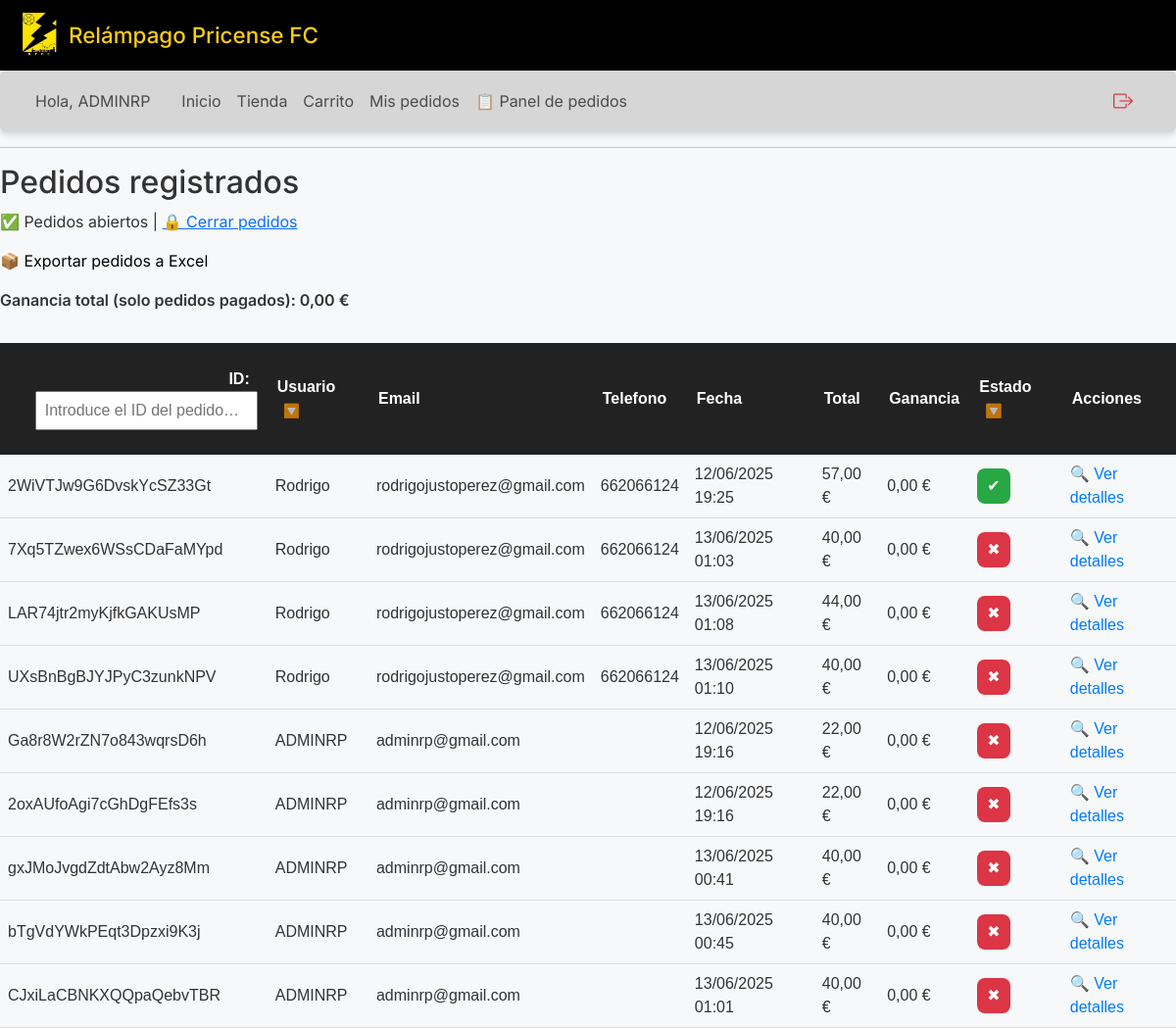
The app's page /panel/pedidos/ (signed in), older data.
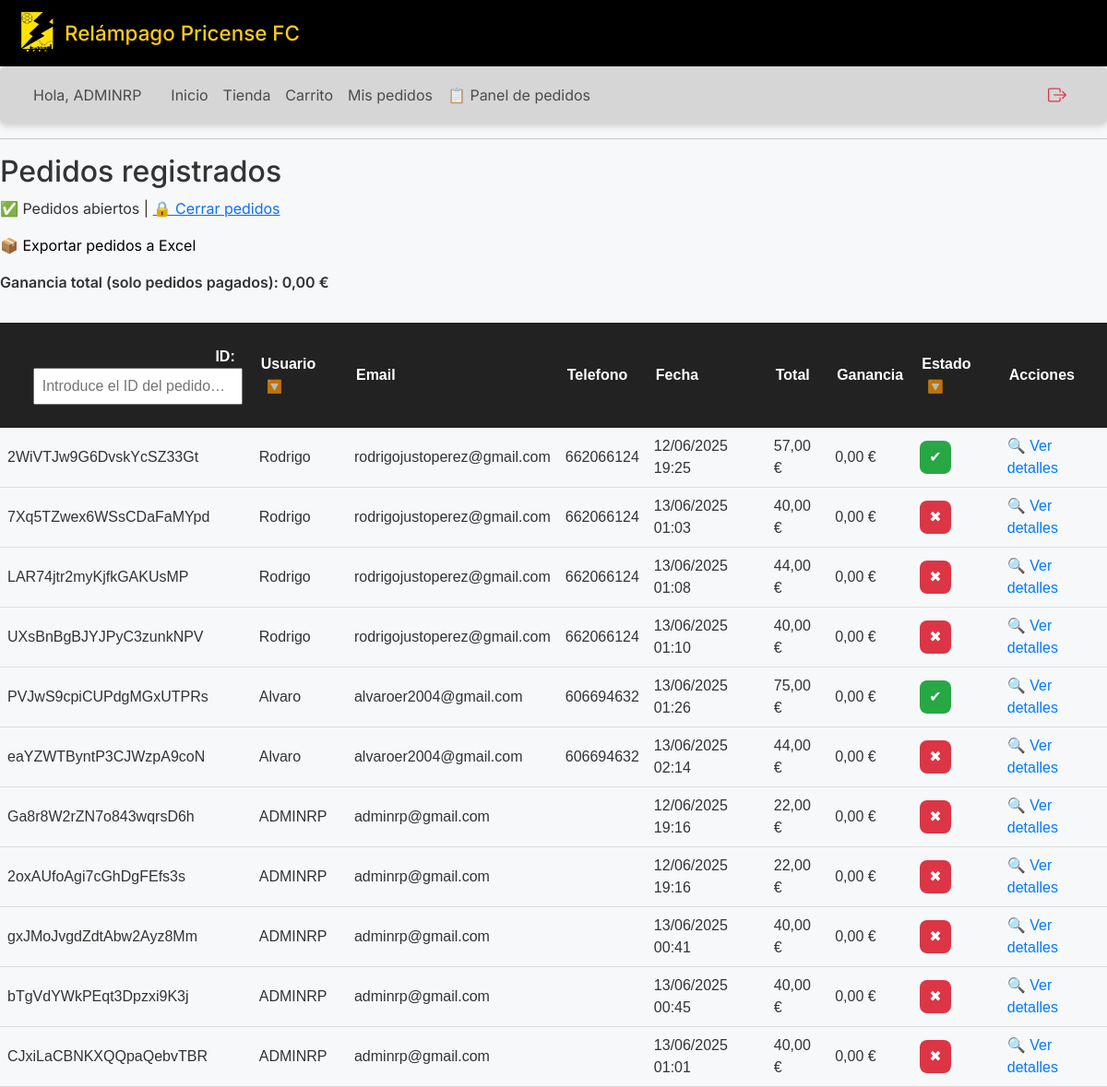
The same page, newer data.
### relampagoweb/models.py (models this page shows, shortened)
class Pedido(models.Model):
    usuario = models.ForeignKey(settings.AUTH_USER_MODEL, on_delete=models.CASCADE, related_name='pedidos')
    fecha = models.DateTimeField(auto_now_add=True)
    pagado = models.BooleanField(default=False)
    id = models.CharField(primary_key=True, max_length=22, default=shortuuid.uuid, editable=False)
    usar_descuento = models.BooleanField(default=False)
    from decimal import Decimal
    @property
    def total(self):
        PRECIO_CAMISETA_NORMAL   = Decimal('22.00')
        PRECIO_CAMISETA_DESC     = Decimal('20.00')
        total = Decimal('0.00')
        num_camisetas = 0
        for linea in self.lineas.all():
            if linea.compra_tipo == 'solo_camiseta':
                num_camisetas += 1
            else:
                total += linea.producto.precio
        if num_camisetas:
            pares   = (num_camisetas // 2) if self.usar_descuento else 0
            sueltas = num_camisetas - (pares * 2)
            total += (pares * 2) * PRECIO_CAMISETA_DESC
            total += sueltas * PRECIO_CAMISETA_NORMAL
        return total

class Usuario(AbstractBaseUser, PermissionsMixin):
    name = models.CharField(max_length=100)
    apellidos = models.CharField(max_length=100)
    telefono = models.CharField(max_length=20)
    email = models.EmailField(unique=True)
    is_active = models.BooleanField(default=True)
    is_staff = models.BooleanField(default=False)
    is_gestor = models.BooleanField(default=False)
    USERNAME_FIELD = 'email'
    REQUIRED_FIELDS = ['name', 'apellidos']
    objects = UsuarioManager()

class LineaPedido(models.Model):
    pedido = models.ForeignKey(Pedido, on_delete=models.CASCADE, related_name='lineas')
    producto = models.ForeignKey(Producto, on_delete=models.CASCADE)
    talla = models.CharField(max_length=10)
    nombre_dorsal = models.CharField(max_length=100, blank=True, null=True)
    numero_dorsal = models.PositiveIntegerField(blank=True, null=True)
    compra_tipo = models.CharField(max_length=20, blank=True, null=True)  # <- AÑADIDO
    precio_unitario = models.DecimalField(max_digits=6, decimal_places=2, default=0.00)
    costo_unitario  = models.DecimalField(max_digits=6, decimal_places=2, default=0.00)

class Producto(models.Model):
    TIPO_PRODUCTO = (
        ('Camiseta', 'Camiseta'),
        ('Equipación', 'Equipación'),
        ('Sudadera', 'Sudadera'),
    )
    nombre = models.CharField(max_length=100)
    tipo = models.CharField(max_length=20, choices=TIPO_PRODUCTO)
    descripcion = models.TextField(blank=True)
    imagen = models.ImageField(upload_to='productos/')
    precio = models.DecimalField(max_digits=6, decimal_places=2)
    precio_camiseta_sola = models.DecimalField(
        max_digits=6, decimal_places=2,
        null=True, blank=True,
        help_text="Coste unitario de la camiseta suelta (si procede)"
    )
    precio_camiseta_descuento = models.DecimalField(
        max_digits=6, decimal_places=2,
        null=True, blank=True,
        help_text="Coste unitario de la camiseta suelta con descuento (si procede)"
    )
    coste_provedor= models.DecimalField(
        max_digits=6, decimal_places=2,
        null=False, blank=True,
        help_text="Precio que pagamos al proveedor por el producto, usar para equipaciones completas y sudaderas",
        default=Decimal('35.00')
    )
    coste_provedor_camiseta = models.DecimalField(
        max_digits=6, decimal_places=2,
        null=True, blank=True,
        help_text="Precio que pagamos al proveedor por la equipación solo camiseta",
        default=Decimal('22.00')
    )

### relampagoweb/views.py (the view)
# urls.py: path('panel/pedidos/', lista_pedidos_view, name='lista_pedidos'),
@user_passes_test(es_admin)
def lista_pedidos_view(request):
    pedidos = Pedido.objects.prefetch_related('lineas__producto').order_by('-usuario__name')
    for pedido in pedidos:
        ganancia_pedido = Decimal('0.00')
        for linea in pedido.lineas.all():
            ganancia_pedido += (linea.precio_unitario - linea.costo_unitario)
        pedido.ganancia_calc = ganancia_pedido
    ganancias_totales = Decimal('0.00')
    lineas_pagadas = LineaPedido.objects.filter(pedido__pagado=True).only('precio_unitario', 'costo_unitario')
    for linea in lineas_pagadas:
        ganancias_totales += (linea.precio_unitario - linea.costo_unitario)
    config = get_configuracion()
    return render(request, 'admin/lista_pedidos.html', {
        'pedidos': pedidos,
        'config': config,
        'ganancias_totales': ganancias_totales,
    })

### relampagoweb/views.py (called while the page is built)
def es_admin(user):
    return user.is_authenticated and user.is_staff

def get_configuracion():
    config, created = Configuracion.objects.get_or_create(id=1)
    return config

### relampagoweb/templates/admin/lista_pedidos.html (shortened to what this page needs)
{% extends "base.html" %}
{% block content %}
<h2>Pedidos registrados</h2>
<p>
  {% if config.pedidos_abiertos %}
    ✅ Pedidos abiertos |
    <a href="{% url 'alternar_pedidos' %}">🔒 Cerrar pedidos</a>
  {% else %}
    ❌ Pedidos cerrados |
    <a href="{% url 'alternar_pedidos' %}">🔓 Abrir pedidos</a>
  {% endif %}
</p>
<p>
  <a href="{% url 'exportar_pedidos' %}" style="text-decoration: none; color: black;">
    📦 Exportar pedidos a Excel
  </a>
</p>
<p style="font-weight:600; margin-bottom:1em;">
  Ganancia total (solo pedidos pagados): {{ ganancias_totales|floatformat:2 }} €
</p>
<div class="table-responsive">
  <table id="tabla-pedidos">
    <thead>
      <tr>
        <th><div style="margin: 15px 0; text-align: right;">
  <label for="buscador-id" style="margin-right: 8px; font-weight: 600;">ID:</label>
  <input
    id="buscador-id"
    type="text"
    placeholder="Introduce el ID del pedido…"
    style="padding: 6px 8px; max-width: 260px;"
  >
</div></th>
        <th class="sortable">Usuario <span class="filtro-icono">🔽</span></th>
        <th>Email</th>
        <th>Telefono</th>
        <th>Fecha</th>
        <th>Total</th>
        <th>Ganancia</th>
        <th class="sortable">Estado <span class="filtro-icono">🔽</span></th>
        <th>Acciones</th>
      </tr>
    </thead>
    <tbody>
      {% for pedido in pedidos %}
      <tr>
        <td>{{ pedido.id }}</td>
        <td>{{ pedido.usuario.name }}</td>
        <td>{{ pedido.usuario.email }}</td>
        <td>{{ pedido.usuario.telefono }}</td>
        <td>{{ pedido.fecha|date:"d/m/Y H:i" }}</td>
        <td>{{ pedido.total }} €</td>
        <td>{{ pedido.ganancia_calc|floatformat:2 }} €</td>
        <td>
          <form method="POST" action="{% url 'cambiar_estado_pedido' pedido.id %}" class="estado-form">
            {% if pedido.pagado %}
              <button type="submit" class="estado-btn estado-pagado" title="Marcar como moroso">✔</button>
            {% else %}
              <button type="submit" class="estado-btn estado-moroso" title="Marcar como pagado">✖</button>
            {% endif %}
          </form>
        </td>
        <td>
          <a href="{% url 'detalle_pedido_admin' pedido.id %}" class="detalle-link">🔍 Ver detalles</a>
        </td>
      </tr>
      {% endfor %}
    </tbody>
  </table>
</div>
{% endblock %}

Row changes from the older to the newer data that the page shows:
added Pedido: id "PVJwS9cpiCUPdgMGxUTPRs", usuario.name "Alvaro", usuario.email "alvaroer2004@gmail.com", usuario.telefono "606694632", fecha "13/06/2025 01:26", total "75,00", ganancia_calc "0,00"
added Pedido: id "eaYZWTByntP3CJWzpA9coN", usuario.name "Alvaro", usuario.email "alvaroer2004@gmail.com", usuario.telefono "606694632", fecha "13/06/2025 02:14", total "44,00", ganancia_calc "0,00"
